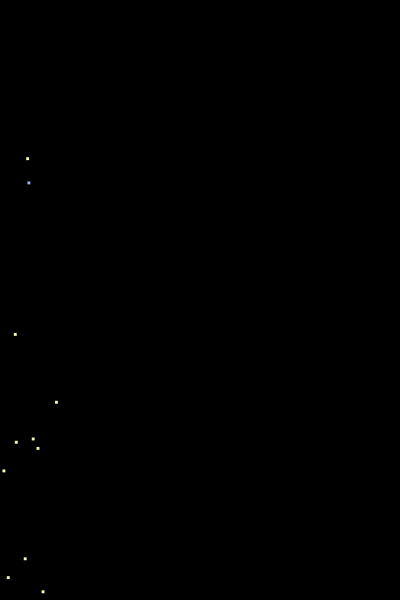
Frame 1 (no input)
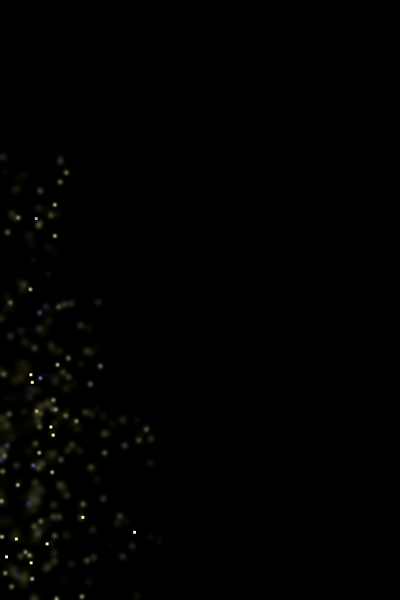
Frame 60 (the mouse pressed at the canvas centre just before this capture)
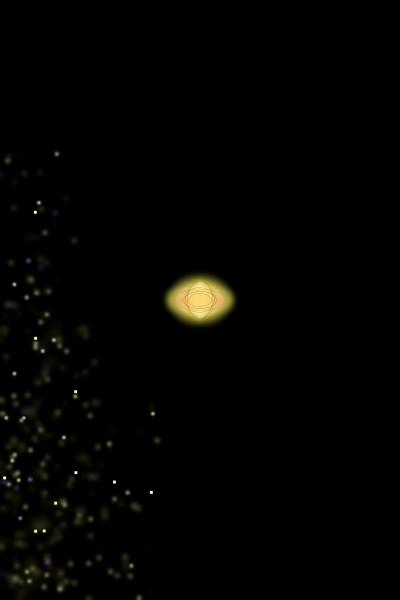
Frame 120 (the mouse held since frame 60 and released just before this capture)

The Processing sketch that drew these frames (run headless with seeded random() and noise(); from frame 60 on, the mouse is pressed at the canvas centre):

// Processing sketch: processing_164555
// ── processing_164555.pde

void setup()
{
  size(400, 600);
  background(0,0,0);
  strokeWeight (0);


}

 void draw()
 { 
   filter(BLUR);
   

   
    fill(random(250,252), random(249,245), random(175,84));
  rect(random(0, width/2.5), random(height/1.5, height), 3, 3);
  rect(random(0, width/4), random(height/2, height), 3, 3);
  rect(random(0, width/4), random(height/2, height), 3, 3);
  rect(random(0, width/4), random(height/2, height), 3, 3);
  rect(random(0, width/2.5), random(height/1.5, height), 3, 3);
  rect(random(0, width/2.5), random(height/1.5, height), 3, 3);
  rect(random(0, width/5), random(height/3,height),3,3);
  rect(random(0,width/6), random(height/4,height),3,3);
  rect(random(0,width/6), random(height/4,height),3,3);
   rect(random(0,width/7), random(height/4,height),3,3);
  fill(random(162,4), random(169,11), random(245,84));
  rect(random(0,width/7), random(height/4,height),3,3);
  
  if (mousePressed) {
    fill(252,245,20, random(140));
    ellipse(mouseX, mouseY, random(68), random(48));
    fill(250,247,170,random(140));
    ellipse(mouseX,mouseY,random(68),random(48));
    fill(250,217,120,random(130));
    ellipse(mouseX,mouseY,random(58),random(38));
    fill(247,188,111,random(135));
    ellipse(mouseX,mouseY,random(60),random(40));
  }
  
  
  

}
